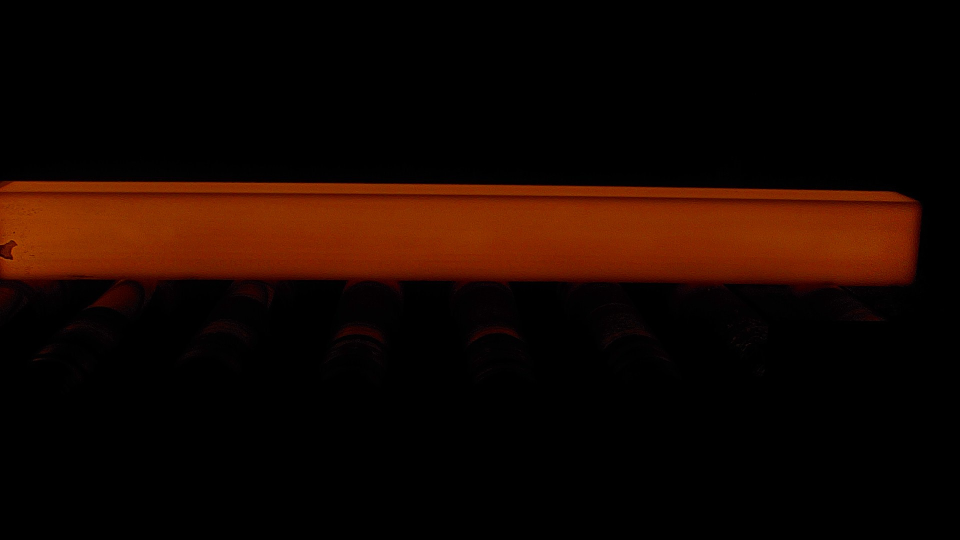
#> input picture Large_Bar_Rolling_개발용/Test_data/high/20220314133313_wbf2_ch1_A70195_205_D21S5K5577.jpg, 1920 x 1080 px (shown at 1/2 size); its folder holds only this picture in this run
$ python -i Small_Rolling_descaler_def_ver2.py   (imports and definitions only)
#> lines starting #> are read from the running program, lines starting #| are printed output that depends on the picture
import cv2
import matplotlib.pyplot as plt
import numpy as np
import pandas as pd
import joblib
import glob
from pathlib import Path
from sklearn.model_selection import train_test_split
from sklearn.metrics import *

CATEGORY_DIRS = {1: 'high', 2:'midhigh', 3: 'mid', 4: 'midlow', 5: 'low'}
CATEGORIES = {'high': 1, 'midhigh': 2, 'mid': 3, 'midlow': 4, 'low': 5}

# 이미지 경로읽기
# [27 lines left out: functions image_loader, image_preprocess_gray, not called in this run]

def image_preprocess_value_Small_Rolling_channel(image, clipLimit=1.05, tileGridSize=(8,8)):
#> called with clipLimit = 1.05, tileGridSize = (8, 8)
    clahe = cv2.createCLAHE(clipLimit, tileGridSize=tileGridSize) # clipLimit=0.5, tileGridSize=(8,32)
    image                   = cv2.imread(image, cv2.IMREAD_COLOR)
#> image is the input picture: shape (1080, 1920, 3); mean B, G, R 0.6, 6.5, 21.9
    image                   = image[403:630, 266:1776].astype(np.uint8).copy()
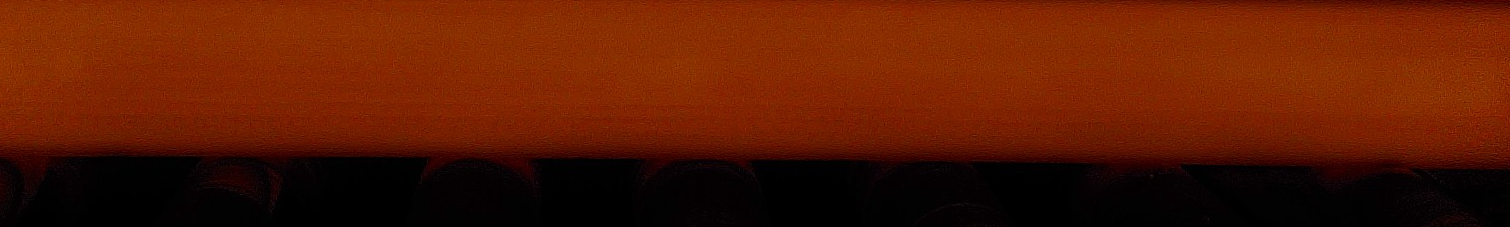
#> image: shape (227, 1510, 3); mean B, G, R 1.8, 26.3, 89.7
# 1단계: 배경제거코드 적용 : 색상검출방식으로 블룸검출사진 및 스케일검출사진 분리
    image_ycrcb                 = cv2.cvtColor(image, cv2.COLOR_BGR2YCrCb) # YCrCb색상으로 변경
#> image_ycrcb: shape (227, 1510, 3); mean of channels 0, 1, 2 42.5, 161.7, 105
# 2단계: 히스토그램 평활화 적용 : contrast 상향
# 2-1) 블룸검출사진 히스토그램 평활화
    planes_cla_bloom        = cv2.split(image_ycrcb)
#> (the run stopped early here; a loop or call above may not have finished)
